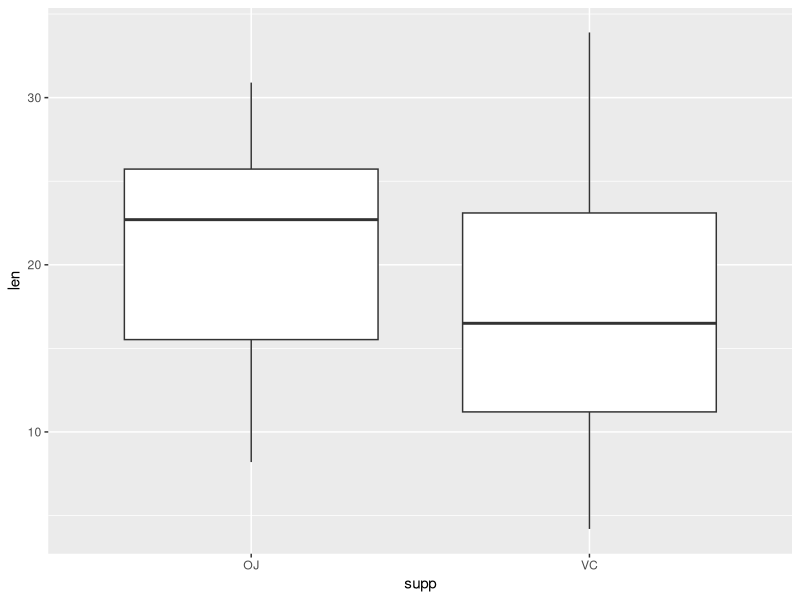
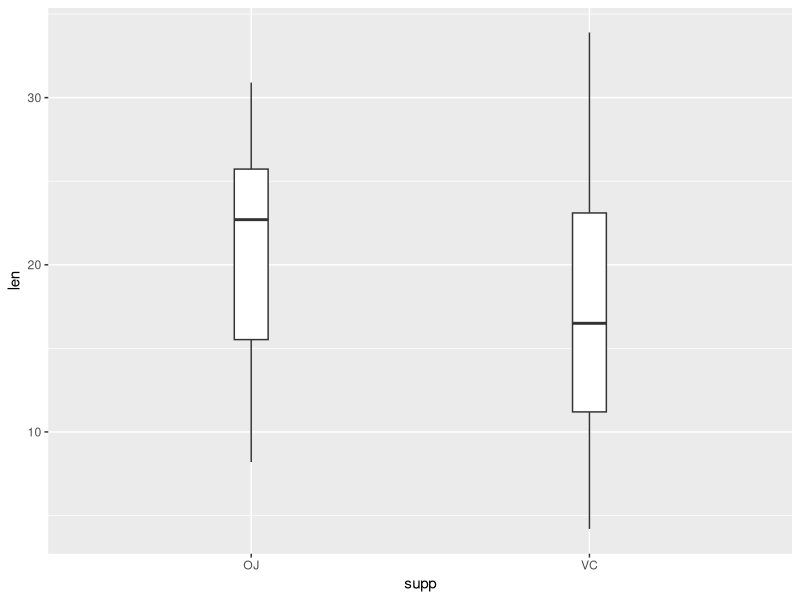
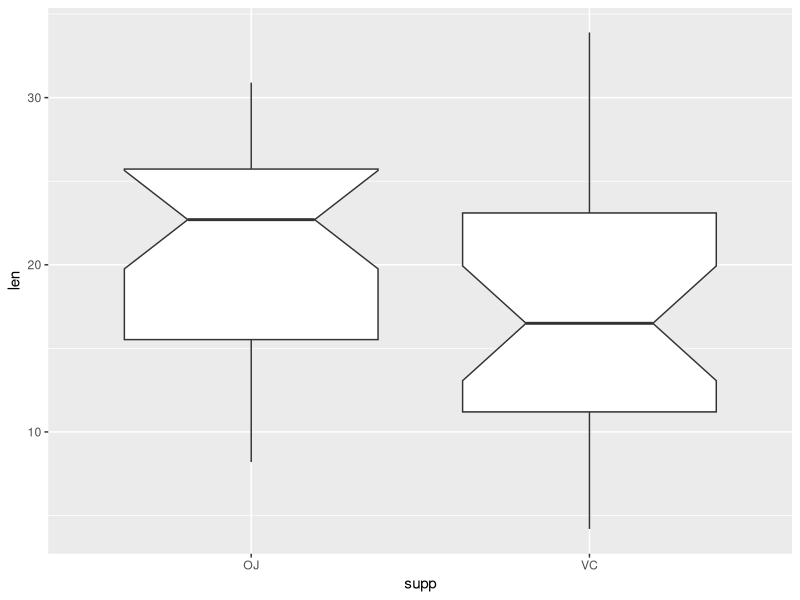
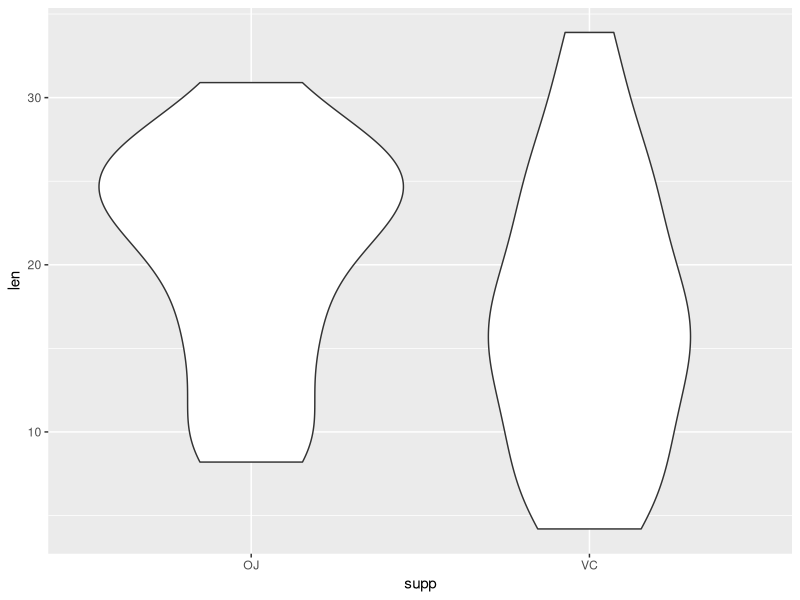
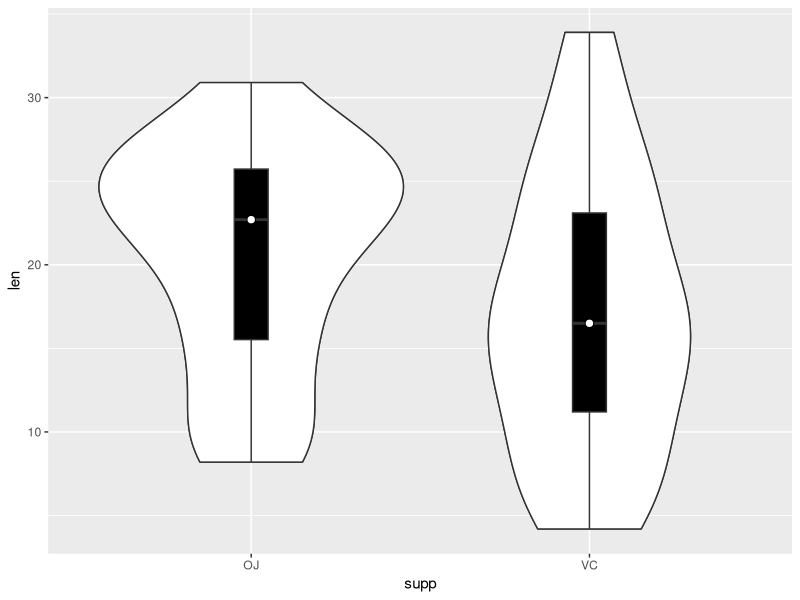
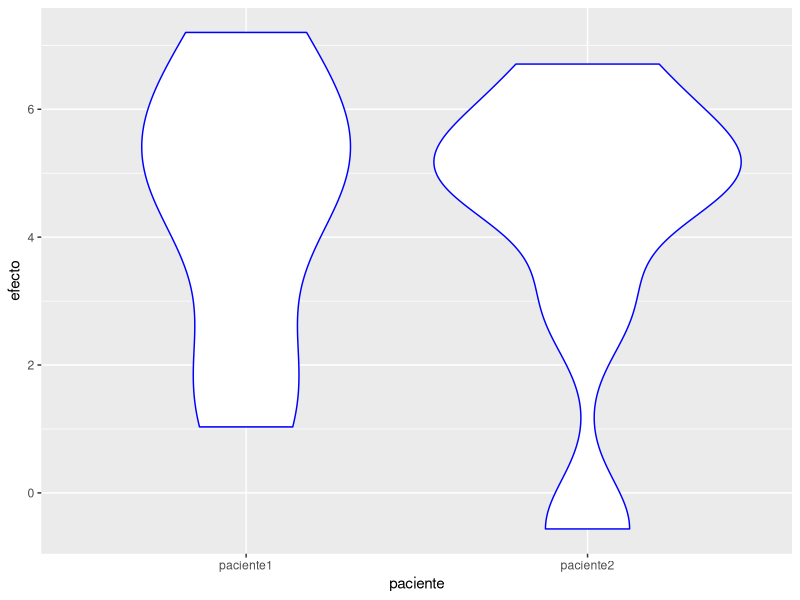
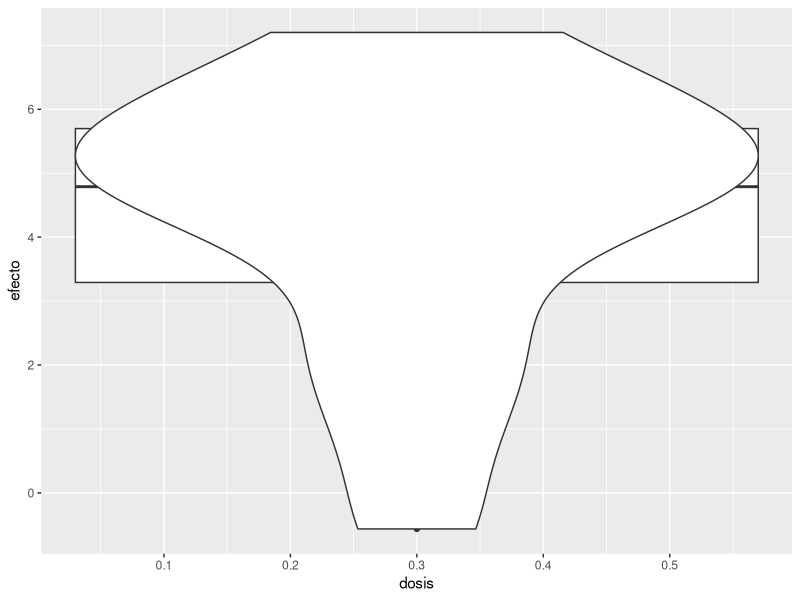

These figures' R source, in order:
## ---- chunk 1
library(ggplot2)
## ---- chunk 2
ggplot(ToothGrowth, aes(x=supp, y=len)) + geom_boxplot()
## ---- chunk 3
ggplot(ToothGrowth, aes(x=supp, y=len)) + geom_boxplot(width=0.1)
## ---- chunk 4
ggplot(ToothGrowth, aes(x=supp, y=len)) +  geom_boxplot(notch=TRUE)
## ---- chunk 5
ggplot(ToothGrowth, aes(x=supp, y=len)) +  geom_violin()
## ---- chunk 6
p<-ggplot(ToothGrowth, aes(x=supp, y=len)) +  geom_violin()
p + geom_violin() + geom_boxplot(width=.1, fill="black") + stat_summary(fun.y=median, geom="point", fill="white", shape=21, size=2.5)
## ---- chunk 7
getwd()
#setdw()
datos<-read.table(file = "efectos_medicina_ALS.tsv", header = TRUE)
ggplot(datos, aes(x = paciente, y = efecto)) + geom_violin(color="blue")
## ---- chunk 8


View(datos)
ggplot(datos, aes(x = dosis, y = efecto)) + geom_boxplot(width = 0.1) + geom_violin()


